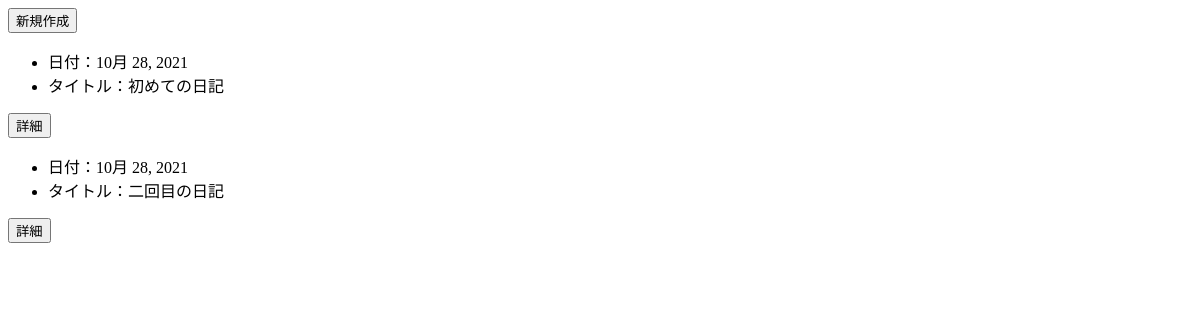
Before: / with the older database file.
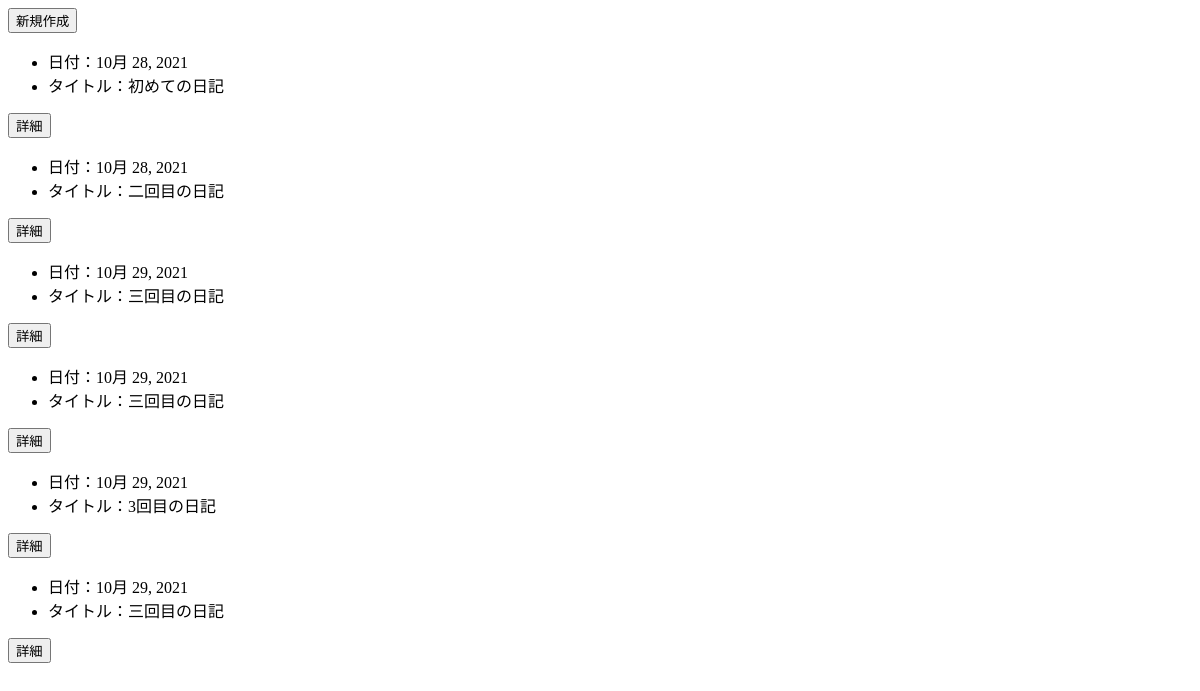
After: the same page with the newer database file.
### diaryapp/models.py (models this page shows, shortened)
class DiaryModel(models.Model):
  date = models.DateField('日付', default=timezone.now)
  title = models.CharField('タイトル', max_length=100)
  text = models.TextField('本文')

### diaryapp/views.py (the view)
# urls.py: path('', DiaryList.as_view(), name='list'),
class DiaryList(ListView):
  template_name = 'diaryapp/list.html'
  model = DiaryModel

### templates/diaryapp/list.html
<a href="{% url 'create' %}">
  <button type="button">新規作成</button>
</a>
{% for item in object_list %}
<ul>
  <li>日付：{{ item.date }}</li>
  <li>タイトル：{{ item.title }}</li>
</ul>
<a href="{%url 'detail' item.pk %}">
  <button type="button">詳細</button>
</a>
{% endfor %}

Changed rows visible on the page:
added DiaryModel: date "10月 29, 2021", title "三回目の日記"
added DiaryModel: date "10月 29, 2021", title "三回目の日記"
added DiaryModel: date "10月 29, 2021", title "3回目の日記"
added DiaryModel: date "10月 29, 2021", title "三回目の日記"
